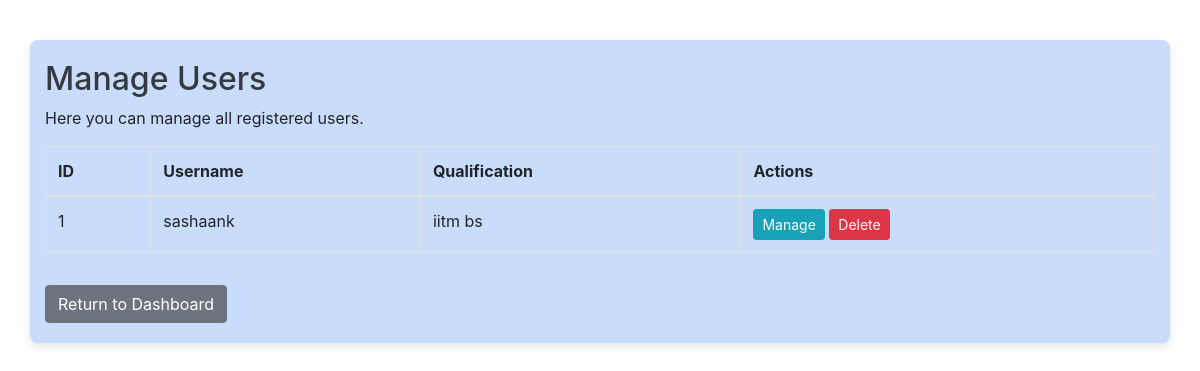
/admin/manage-users/, run on the app's committed database.
### app.py (models this page shows)
class User(db.Model):
    id = db.Column(db.Integer, primary_key=True)
    username = db.Column(db.String(80), unique=True, nullable=False)
    password = db.Column(db.String(120), nullable=False)
    full_name = db.Column(db.String(120), nullable=False)
    qualification = db.Column(db.String(120))
    dob = db.Column(db.Date)

### app.py (the view)
@app.route('/admin/manage-users/')
def manage_users():
    users = User.query.all()
    return render_template('manage_users.html', users=users)

### templates/manage_users.html (shortened to what this page needs)
{% extends "base.html" %}
{% block body %}
<div class="container">
    <div class="row">
        <div class="col-md-12">
            <h2>Manage Users</h2>
            <p>Here you can manage all registered users.</p>
            {% if users %}
                <table class="table table-bordered">
                    <thead>
                        <tr>
                            <th>ID</th>
                            <th>Username</th>
                            <th>Qualification</th>
                            <th>Actions</th>
                        </tr>
                    </thead>
                    <tbody>
                        {% for user in users %}
                        <tr>
                            <td>{{ user.id }}</td>
                            <td>{{ user.username }}</td>
                            <td>{{ user.qualification }}</td>
                            <td>
                                <a href="{{ url_for('manage_user_quiz', user_id=user.id) }}" class="btn btn-info btn-sm">Manage</a>
                                <form action="{{ url_for('delete_user', user_id=user.id) }}" method="POST" class="d-inline">
                                    <button type="submit" class="btn btn-danger btn-sm">Delete</button>
                                </form>
                            </td>
                        </tr>
                        {% endfor %}
                    </tbody>
                </table>
            {% else %}
                <p class="alert alert-warning">No users found.</p>
            {% endif %}
            <a href="{{ url_for('admin_dashboard') }}" class="btn btn-secondary mt-3">Return to Dashboard</a>
        </div>
    </div>
</div>
{% endblock %}

### static/css/main.css (style rules this page uses)
body { font-family: 'Arial', sans-serif; background-image: url(https://preview.colorkit.co/color/1a1f33.png?static=true); background-size: cover; margin: 0; padding: 0; }
.container { max-width: 900px; margin: 40px auto; background-color: #CADCFC; padding: 20px; border-radius: 8px; box-shadow: 0 4px 8px rgba(0, 0, 0, 0.1); }
h2, h4 { color: #343a40; }
.btn { border-radius: 50px; padding: 8px 15px; }
.btn-info { background-color: #17a2b8; border: none; }
.btn-danger { background-color: #dc3545; border: none; }

### data on the page
User: id "1", username "sashaank", qualification "iitm bs"
